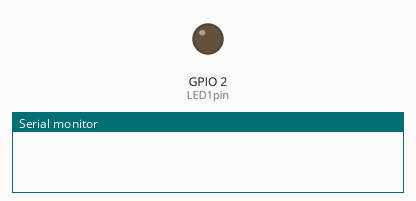
A program run on a simulated ESP32. Parts: output pins drawn as LEDs (lit = HIGH), the last lines printed to the serial monitor. WiFi joins after 1.5 s; servers stay silent unless stated.

Above: at 0.1 s.
At 2.1 s:
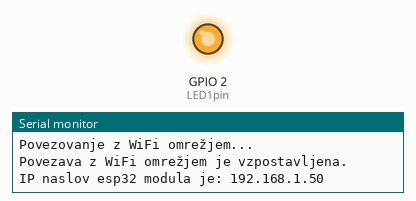
Timing chart, 0 to 3.8 s (numbered marks = the images above):
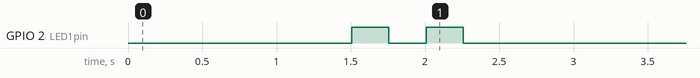

The program:

main.cpp
```cpp
#include <Arduino.h>
#include <WiFi.h>
#include <WebServer.h>

const char* ssid = "kresilnik";
const char* password = "bled2024";

// ustvarimo objekt razreda WebServer, port 80 je prednastavljeni port za HTTP strežnike
WebServer server(80); // objekt server razreda WebServer (http port 80)

uint8_t LED1pin = 2; // 8-bitna celoštevilska spremenljivka
bool LED1status = LOW; // logična spremenljivka, ki hrani stanje LED1, LOW pomeni, da je LED ugasnjena, HIGH bi pomenilo, da je LED prižgana

const char HTML[] PROGMEM = R"rawliteral(
<!DOCTYPE html>
<html lang="sl">
<head>
    <meta charset="UTF-8">
    <style>
        html  {font-family: Helvetica; text-align: center;}
        body  {margin-top: 50px;}
        h1    {color: #444444; margin: 50px auto 30px;}
        h3    {color: #444444; margin-bottom: 50px;}
        .gumb {background-color: #3498db; display: block; width: 200px; color: white; padding: 13px 30px; text-decoration: none; font-size: 25px; margin: 0px auto 35px; border-radius: 5px; cursor: pointer; border: none;}
    </style>
    <meta name="viewport" content="width=device-width, initial-scale=1.0">
    <title>esp32</title>
</head>
<body>
    <h1>Esp32 spletni strežnik</h1>
    <h3>Priklop na WiFi usmerjevalnik</h3>
    <a class='gumb' href="/1">Prižgi LED</a>
    <a class='gumb' href="/0">Ugasni LED</a>
    <p>HTTP strežnik je zagnan.</p>
</body>
</html>
)rawliteral"; // spletno stran spravimo v spremenljivko HTML

const char HTML1[] PROGMEM = R"rawliteral(
<!DOCTYPE html>
<html lang="sl">
<head>
    <meta charset="UTF-8">
    <style>
        html  {font-family: Helvetica; text-align: center;}
        body  {margin-top: 50px;}
        h1    {color: #444444; margin: 50px auto 30px;}
        h3    {color: #444444; margin-bottom: 50px;}
        .gumb {background-color: #3498db; display: block; width: 200px; color: white; padding: 13px 30px; text-decoration: none; font-size: 25px; margin: 0px auto 35px; border-radius: 5px; cursor: pointer; border: none;}
    </style>
    <meta name="viewport" content="width=device-width, initial-scale=1.0">
    <title>esp32</title>
</head>
<body>
    <h1>Esp32 spletni strežnik</h1>
    <h3>Priklop na WiFi usmerjevalnik</h3>
    <a class='gumb' href="/1">Prižgi LED</a>
    <a class='gumb' href="/0">Ugasni LED</a>
    <p>Prejet ukaz za vklop LED diode.</p>
</body>
</html>
)rawliteral"; // spletno stran spravimo v spremenljivko HTML1

const char HTML0[] PROGMEM = R"rawliteral(
<!DOCTYPE html>
<html lang="sl">
<head>
    <meta charset="UTF-8">
    <style>
        html  {font-family: Helvetica; text-align: center;}
        body  {margin-top: 50px;}
        h1    {color: #444444; margin: 50px auto 30px;}
        h3    {color: #444444; margin-bottom: 50px;}
        .gumb {background-color: #3498db; display: block; width: 200px; color: white; padding: 13px 30px; text-decoration: none; font-size: 25px; margin: 0px auto 35px; border-radius: 5px; cursor: pointer; border: none;}
    </style>
    <meta name="viewport" content="width=device-width, initial-scale=1.0">
    <title>esp32</title>
</head>
<body>
    <h1>Esp32 spletni strežnik</h1>
    <h3>Priklop na WiFi usmerjevalnik</h3>
    <a class='gumb' href="/1">Prižgi LED</a>
    <a class='gumb' href="/0">Ugasni LED</a>
    <p>Prejet ukaz za izklop LED diode.</p>
</body>
</html>
)rawliteral"; // spletno stran spravimo v spremenljivko HTML0

// tu določimo, kaj se dogodi, če uporabnik vpiše
// korenski ("root") naslov našega strežnika na esp32 moudlu, (npr. http://192.168.1.223/) - request "/" pomeni korenski naslov
void handle_root() {
  server.send(200, "text/html; charset=UTF-8", HTML); // pošljemo HTTP odgovor s statusno kodo 200 (OK), vsebino tipa "text/html" in besedilom "Pozdravljen svet...
  // strežnik klientu (Chrome) pošlje kot odziv, t.j. "response"
  // String "Pozdravljen svet...", koda 200 predstavlja standardni odziv na uspošno HTTP zahtevo ("request")
}

// tu določimo, kaj se dogodi, če uporabnik vpiše
// zahtevo "/1" (npr. http://192.168.1.163/1) - request "/1"
void handle_1() {
  LED1status = HIGH; // spremenljivki LED1status dodelimo vrednost HIGH, kar pomeni, da bo LED prižgana, v zanki loop() ves čas preverjamo vrednost te spremenljivke in glede na to prižigamo ali ugašamo LED diodo
  server.send(200, "text/html; charset=UTF-8", HTML1); // pošljemo HTTP odgovor s statusno kodo 200 (OK), vsebino tipa "text/html" in besedilom v spremenljivki HTML1
}

// tu določimo, kaj se dogodi, če uporabnik vpiše
// zahtevo "/0" (npr. http://192.168.1.163/0) - request "/0"
void handle_0() {
  LED1status = LOW; // spremenljivki LED1status dodelimo vrednost LOW, kar pomeni, da bo LED ugasnjena, v zanki loop() ves čas preverjamo vrednost te spremenljivke in glede na to prižigamo ali ugašamo LED diodo
  server.send(200, "text/html; charset=UTF-8", HTML0); // pošljemo HTTP odgovor s statusno kodo 200 (OK), vsebino tipa "text/html" in besedilom v spremenljivki HTML0
}

void setup() {
  // put your setup code here, to run once:
  // tu zapišemo kodo za nastavitve, koda bo izvedena le enkrat, ko se naprava zažene:

  Serial.begin(115200); // nastavimo hitrost serijske komunikacije na 115200 bitov/s
  WiFi.begin(ssid, password); // povežemo se na WiFi omrežje z imenom "kresilnik" in geslom "bled2024"

  while (WiFi.status() != WL_CONNECTED) { // dokler se modul ne poveže na WiFi omrežje, ponavljamo zanko
    delay(500); // počakamo 500ms preden preverimo stanje povezave znova
    Serial.println("Povezovanje z WiFi omrežjem..."); // izpišemo sporočilo na serijski monitor, da vidimo, da se še vedno poskuša povezati
  }

  Serial.println("Povezava z WiFi omrežjem je vzpostavljena."); // izpišemo sporočilo, ko je povezava uspešna
  Serial.print("IP naslov esp32 modula je: ");
  Serial.println(WiFi.localIP()); // izpišemo IP naslov, ki ga je modul dobil od WiFi omrežja

  server.on("/", handle_root); // ko vpišemo IP naslov, na koncu "/", v brskalnik in pritisnemo Enter, tedaj strežnik na esp32 modulu dobi zahtevo "request" "/" in izvede se funkcija handle_root(), ki smo jo definirali zgoraj
  server.on("/1", handle_1); // ko vpišemo IP naslov, na koncu "/1", v brskalnik in pritisnemo Enter, tedaj strežnik na esp32 modulu dobi zahtevo "request" "/1" in izvede se funkcija handle_1(), ki smo jo definirali zgoraj
  server.on("/0", handle_0); // ko vpišemo IP naslov, na koncu "/0", v brskalnik in pritisnemo Enter, tedaj strežnik na esp32 modulu dobi zahtevo "request" "/0" in izvede se funkcija handle_0(), ki smo jo definirali zgoraj

  server.begin(); // zaženemo strežnik na esp32 modulu, ki posluša na portu 80 in čaka na zahteve ("requests") od klientov (npr. brskalnika Chrome)

  // ta del kode uporabimo kot indikator, da se je program prenesel na esp32 modul, modra LED dioda bo 2x utripnila
  pinMode(2, OUTPUT); // pin (nožica) št. 2 bo uporabljen kot digitalni izhod (na nožic 2 je povezana vgrajena LED dioda na ESP32)
  digitalWrite(2, HIGH); // na pin 2 zapišemo visoko vrednost (LED dioda se prižge)
  delay(250); // počakamo 250ms
  digitalWrite(2, LOW); // na pin 2 zapišemo nizko vrednost (LED dioda se ugasne)
  delay(250); // počakamo 250ms
  digitalWrite(2, HIGH); // na pin 2 zapišemo visoko vrednost (LED dioda se prižge)
  delay(250); // počakamo 250ms
  digitalWrite(2, LOW); // na pin 2 zapišemo nizko vrednost (LED dioda se ugasne)
  delay(250); // počakamo 250ms

}

void loop() {
  // put your main code here, to run repeatedly:
  // tu zapišemo kodo, ki se ponavljajoče izvaja, dokler je esp32 vklopljen:
  server.handleClient(); // preverimo, če je prišla kakšna zahteva ("request") od klienta (npr. brskalnika Chrome) in če je, tedaj jo obdelamo in pošljemo ustrezen odgovor ("response")

  if(LED1status == HIGH) { // če je spremenljivka LED1status enaka HIGH, tedaj prižgemo LED diodo
    digitalWrite(LED1pin, HIGH); // na pin 2 zapišemo visoko vrednost (LED dioda se prižge)
  } else { // sicer, če je spremenljivka LED1status enaka LOW, tedaj ugasnemo LED diodo
    digitalWrite(LED1pin, LOW); // na pin 2 zapišemo nizko vrednost (LED dioda se ugasne)
  }
}
```
